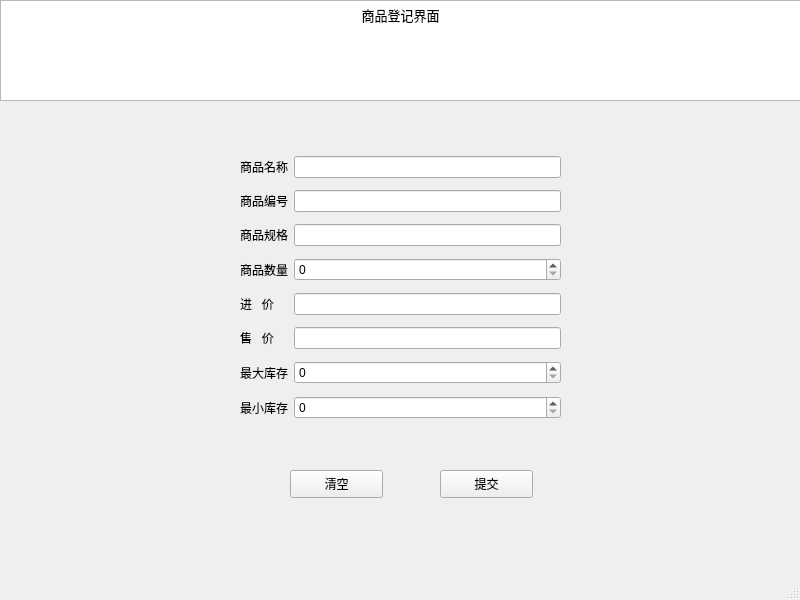
<?xml version="1.0" encoding="UTF-8"?>
<ui version="4.0">
 <class>WareRegisterWindow</class>
 <widget class="QMainWindow" name="WareRegisterWindow">
  <property name="geometry">
   <rect>
    <x>0</x>
    <y>0</y>
    <width>800</width>
    <height>600</height>
   </rect>
  </property>
  <property name="windowTitle">
   <string>商品注册</string>
  </property>
  <widget class="QWidget" name="centralwidget">
   <widget class="QTextBrowser" name="textBrowser">
    <property name="geometry">
     <rect>
      <x>0</x>
      <y>0</y>
      <width>801</width>
      <height>101</height>
     </rect>
    </property>
    <property name="html">
     <string>&lt;!DOCTYPE HTML PUBLIC &quot;-//W3C//DTD HTML 4.0//EN&quot; &quot;http://www.w3.org/TR/REC-html40/strict.dtd&quot;&gt;
&lt;html&gt;&lt;head&gt;&lt;meta name=&quot;qrichtext&quot; content=&quot;1&quot; /&gt;&lt;style type=&quot;text/css&quot;&gt;
p, li { white-space: pre-wrap; }
&lt;/style&gt;&lt;/head&gt;&lt;body style=&quot; font-family:'SimSun'; font-size:9pt; font-weight:400; font-style:normal;&quot;&gt;
&lt;p align=&quot;center&quot; style=&quot; margin-top:0px; margin-bottom:0px; margin-left:0px; margin-right:0px; -qt-block-indent:0; text-indent:0px;&quot;&gt;&lt;span style=&quot; font-size:10pt;&quot;&gt;商品登记界面&lt;/span&gt;&lt;/p&gt;&lt;/body&gt;&lt;/html&gt;</string>
    </property>
   </widget>
   <widget class="QPushButton" name="Submit_PushButton">
    <property name="geometry">
     <rect>
      <x>440</x>
      <y>470</y>
      <width>93</width>
      <height>28</height>
     </rect>
    </property>
    <property name="text">
     <string>提交</string>
    </property>
   </widget>
   <widget class="QPushButton" name="Clear_PushButton">
    <property name="geometry">
     <rect>
      <x>290</x>
      <y>470</y>
      <width>93</width>
      <height>28</height>
     </rect>
    </property>
    <property name="text">
     <string>清空</string>
    </property>
   </widget>
   <widget class="QWidget" name="">
    <property name="geometry">
     <rect>
      <x>240</x>
      <y>150</y>
      <width>321</width>
      <height>281</height>
     </rect>
    </property>
    <layout class="QGridLayout" name="gridLayout">
     <item row="1" column="1">
      <widget class="QLineEdit" name="ID_LineEdit"/>
     </item>
     <item row="2" column="1">
      <widget class="QLineEdit" name="Format_LineEdit"/>
     </item>
     <item row="5" column="1">
      <widget class="QLineEdit" name="SellPrice_LineEdit"/>
     </item>
     <item row="0" column="0">
      <widget class="QLabel" name="Name_Label">
       <property name="text">
        <string>商品名称</string>
       </property>
      </widget>
     </item>
     <item row="4" column="0">
      <widget class="QLabel" name="PurchPrice_Label">
       <property name="text">
        <string>进   价</string>
       </property>
      </widget>
     </item>
     <item row="6" column="0">
      <widget class="QLabel" name="MaxStock_Label">
       <property name="text">
        <string>最大库存</string>
       </property>
      </widget>
     </item>
     <item row="1" column="0">
      <widget class="QLabel" name="ID_Label">
       <property name="text">
        <string>商品编号</string>
       </property>
      </widget>
     </item>
     <item row="3" column="1">
      <widget class="QSpinBox" name="Quantity_SpinBox"/>
     </item>
     <item row="4" column="1">
      <widget class="QLineEdit" name="PurchasePrice_LineEdit"/>
     </item>
     <item row="5" column="0">
      <widget class="QLabel" name="SellPrice_Label">
       <property name="text">
        <string>售   价</string>
       </property>
      </widget>
     </item>
     <item row="6" column="1">
      <widget class="QSpinBox" name="MaxStock_SpinBox"/>
     </item>
     <item row="7" column="0">
      <widget class="QLabel" name="MinStock_Label">
       <property name="text">
        <string>最小库存</string>
       </property>
      </widget>
     </item>
     <item row="7" column="1">
      <widget class="QSpinBox" name="MinStock_SpinBox"/>
     </item>
     <item row="2" column="0">
      <widget class="QLabel" name="Format_Label">
       <property name="text">
        <string>商品规格</string>
       </property>
      </widget>
     </item>
     <item row="3" column="0">
      <widget class="QLabel" name="Quantity_Label">
       <property name="text">
        <string>商品数量</string>
       </property>
      </widget>
     </item>
     <item row="0" column="1">
      <widget class="QLineEdit" name="Name_LineEdit"/>
     </item>
    </layout>
   </widget>
  </widget>
  <widget class="QMenuBar" name="menubar">
   <property name="geometry">
    <rect>
     <x>0</x>
     <y>0</y>
     <width>800</width>
     <height>26</height>
    </rect>
   </property>
  </widget>
  <widget class="QStatusBar" name="statusbar"/>
 </widget>
 <resources/>
 <connections/>
</ui>
